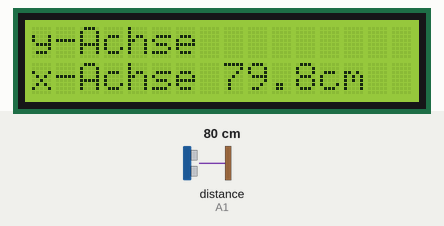
The sketch below on a simulated Arduino Uno, built with avr-gcc and run on an emulated ATmega328P. Shown: 16×2 character LCD. Wiring (inferred from the names in the program): ultrasonic range finder: trigger A0; echo A1. Inputs (shaded band) come from the test bench; at power-on: distance to the obstacle (sensor on A1) 80 cm. The echo pulse lasts 58.3 µs per cm.

Above: at 1.2 s.
1.3 s: distance to the obstacle (sensor on A1) set to 60 cm
At 2.8 s:
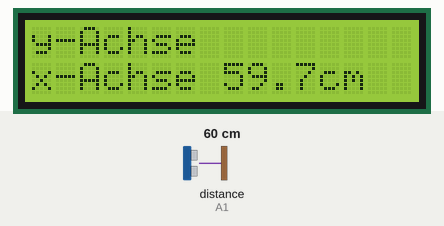
4.5 s: distance to the obstacle (sensor on A1) set to 2 cm
At 6.2 s:
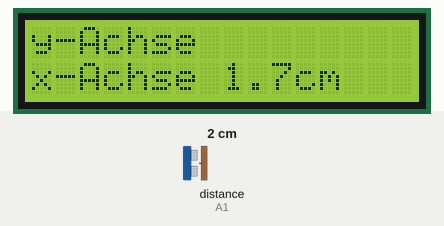
6.6 s: distance to the obstacle (sensor on A1) set to 4 cm
At 8.0 s:
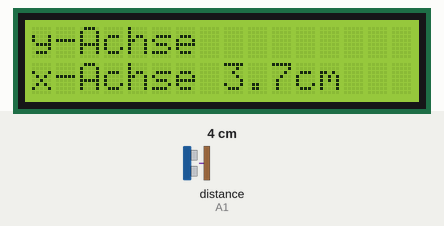
Timing chart, 0 to 9.6 s (numbered marks = the images above; inputs shaded):
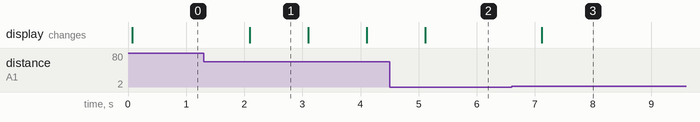

Measured:
- after the input at 1.3 s, the display: changes after 0.79 s (image 1)
- after the input at 4.5 s, the display: changes after 0.61 s (image 2)
- after the input at 6.6 s, the display: changes after 0.52 s (image 3)
- what the display in image 1 shows lasts 1.0 s, from 2.1 s to 3.1 s

The sketch:

LCD_Distanzmessung_mit_Arduino_und_Ultraschallsensor.ino
```cpp
 #include <LiquidCrystal.h> //Load Liquid Crystal Library
LiquidCrystal LCD(10, 9, 5, 4, 3, 2);  //Create Liquid Crystal Object called LCD

int trigPin=A0; //Sensor Trip pin connected to Arduino pin 13
int echoPin=A1;  //Sensor Echo pin connected to Arduino pin 11
int myCounter=0;  //declare your variable myCounter and set to 0
int servoControlPin=6; //Servo control line is connected to pin 6
float pingTime;  //time for ping to travel from sensor to target and return
float targetDistance; //Distance to Target in centimeters
float speedOfSound=1236; //Speed of sound in kilometers per hour when temp is 20 degrees Celsius.

void setup() {

  Serial.begin(9600);
  pinMode(trigPin, OUTPUT);
  pinMode(echoPin, INPUT);

  LCD.begin(16,2); //Tell Arduino to start your 16 column 2 row LCD
  LCD.setCursor(0,0);  //Set LCD cursor to upper left corner, column 0, row 0
  LCD.print("y-Achse");  //Print Message on First Row
  LCD.setCursor(0,1);  //Set cursor to first column of second row
  LCD.print("x-Achse"); //Print blanks to clear the row
}

void loop() {

  digitalWrite(trigPin, LOW); //Set trigger pin low
  delayMicroseconds(2000); //Let signal settle
  digitalWrite(trigPin, HIGH); //Set trigPin high
  delayMicroseconds(15); //Delay in high state
  digitalWrite(trigPin, LOW); //ping has now been sent
  delayMicroseconds(10); //Delay in high state

  pingTime = pulseIn(echoPin, HIGH);  //pingTime is presented in microceconds
  pingTime=pingTime/1000000; //convert pingTime to seconds by dividing by 1000000 (microseconds in a second)
  pingTime=pingTime/3600; //convert pingtime to hourse by dividing by 3600 (seconds in an hour)
  targetDistance= speedOfSound * pingTime;  //This will be in miles, since speed of sound was miles per hour
  targetDistance=targetDistance/2; //Remember ping travels to target and back from target, so you must divide by 2 for actual target distance.
  targetDistance= targetDistance*100000;    //Convert miles to cm by multipling by 160934.4 (cm per mile)


  LCD.setCursor(8,1);   //Set Cursor again to eigth column of second row
  LCD.print(targetDistance, 1); //Print measured distance
  LCD.print("cm      ");  //Print your units.
  delay(1000); //pause to let things settle


  }
```
